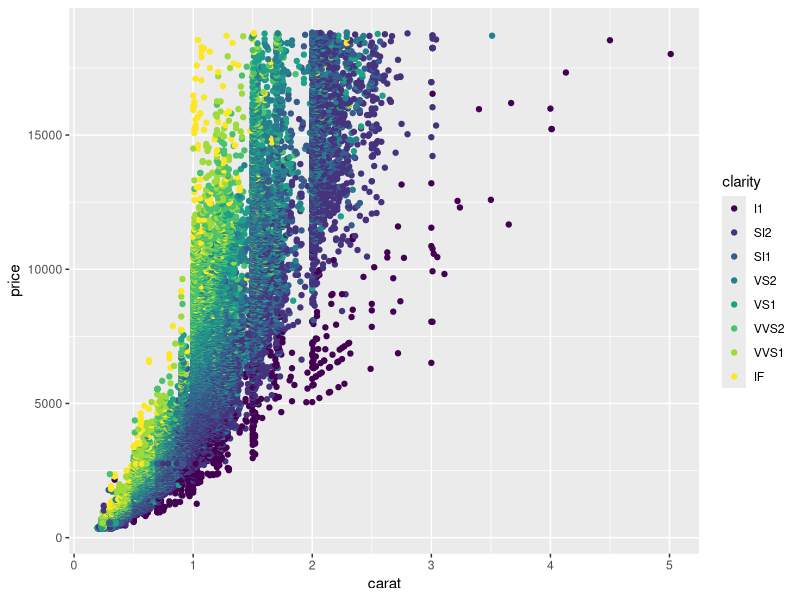
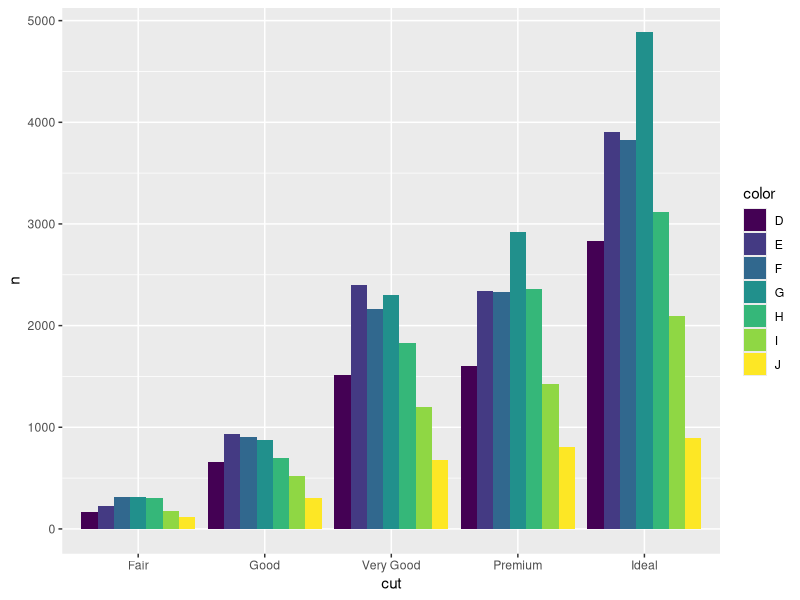

R code for these plots, in order:
## ---- chunk 1
knitr::opts_chunk$set(echo = TRUE)
## ---- chunk 2
rm(list = ls())

library(tidyverse)

plot.diamonds <- ggplot(data = diamonds, aes(x = carat, y = price, color = clarity)) +
  geom_point()
print(plot.diamonds)

data.diamonds <- diamonds %>%
  group_by(color, cut) %>%
  summarize(n = n())

plot.diamonds.summary <- ggplot(data = data.diamonds, aes(x = cut, fill = color, y = n)) +
  geom_col(position = 'dodge')
print(plot.diamonds.summary)
